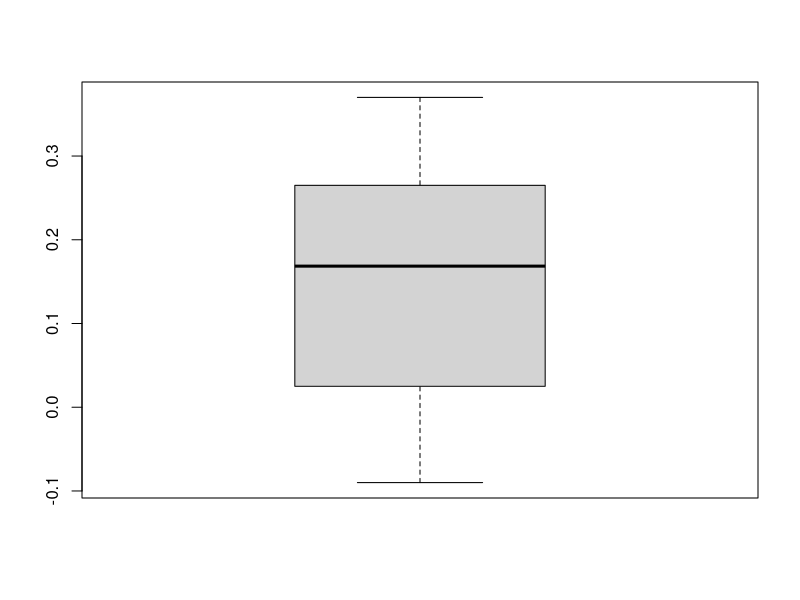
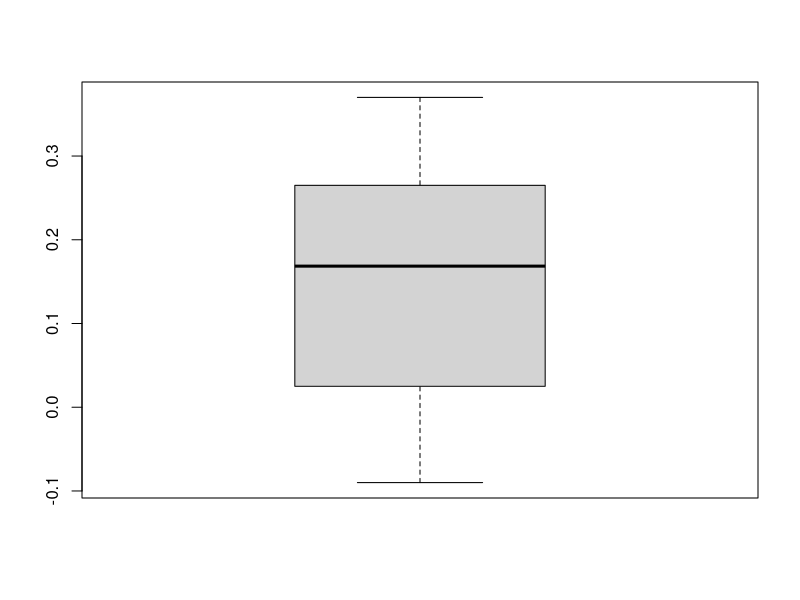
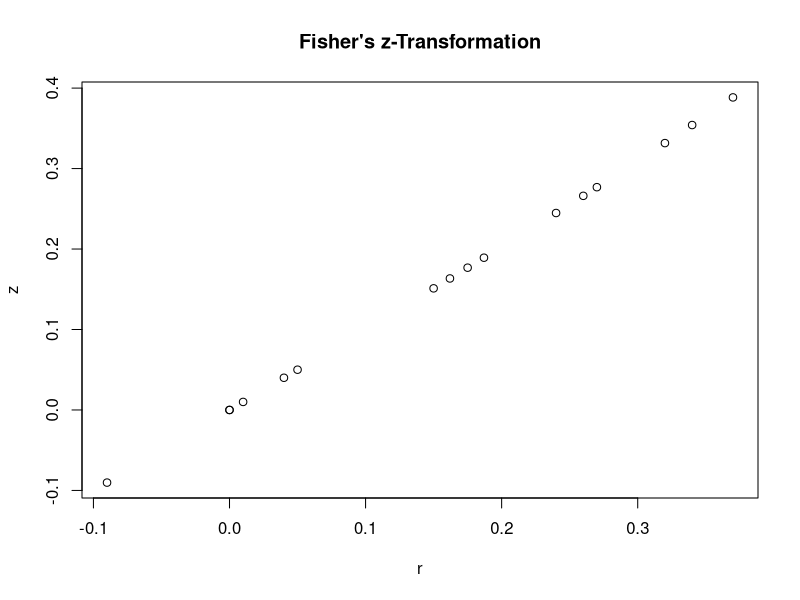
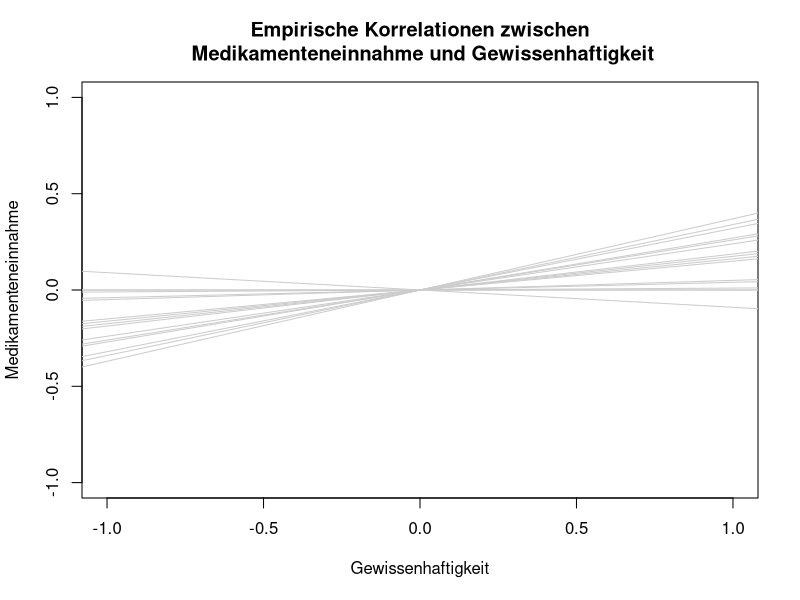
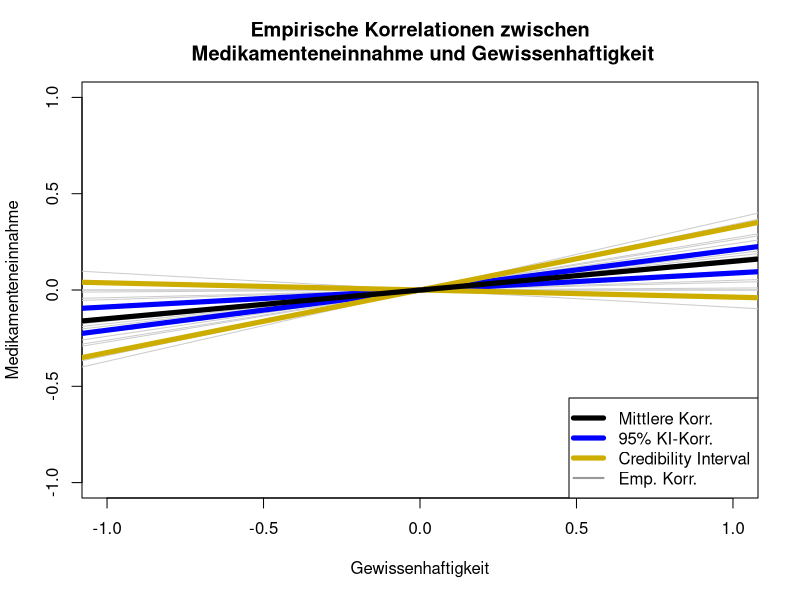
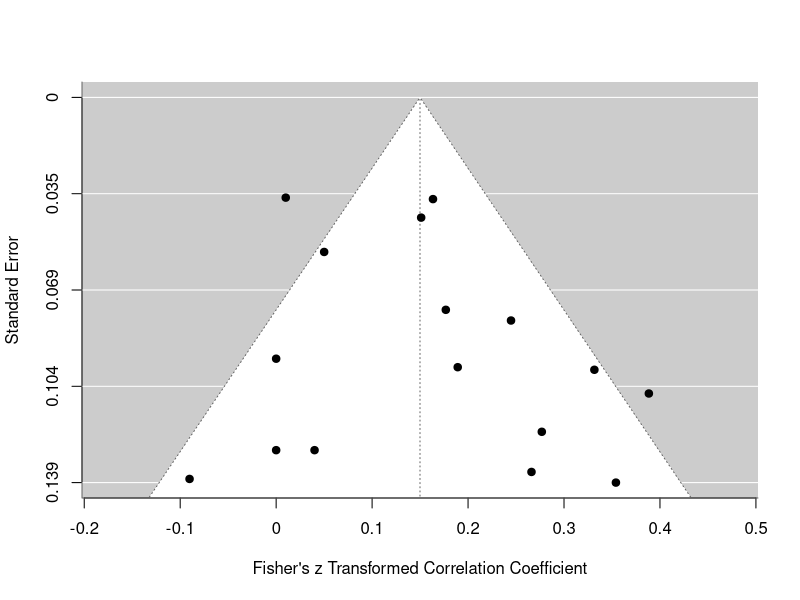
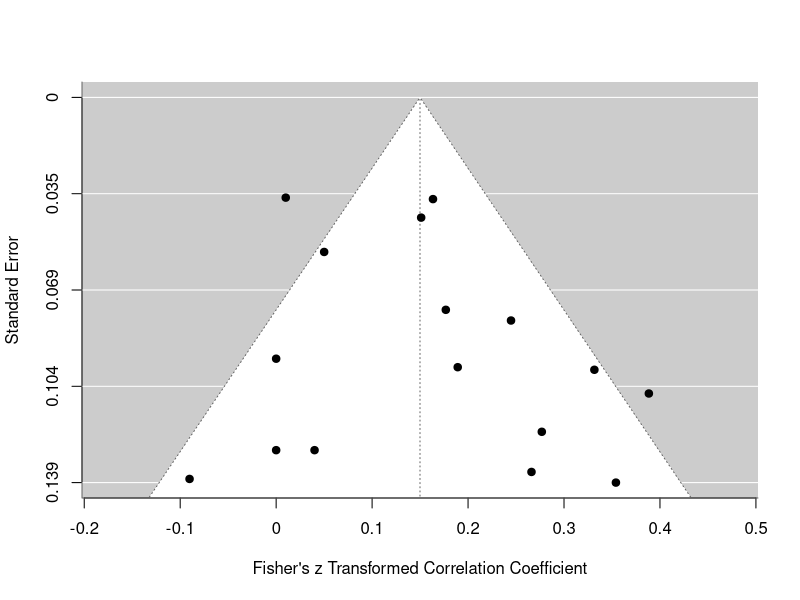
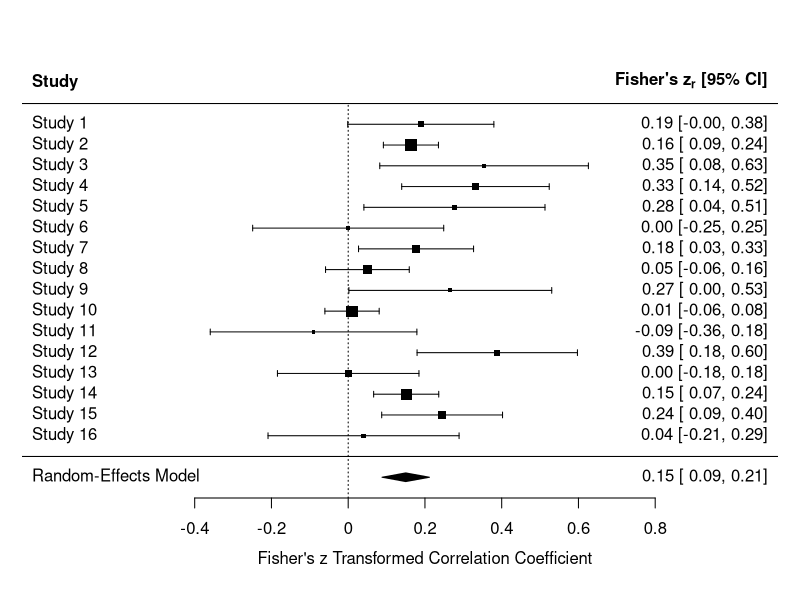

Here is the R script that generated these plots, in order:
library(metafor)

head(dat.molloy2014)



summary(dat.molloy2014$ri)

boxplot(dat.molloy2014$ri)

boxplot_cors <- boxplot(dat.molloy2014$ri)

quantile(dat.molloy2014$ri, probs = c(0.1, 0.9))



data_transformed <- escalc(measure="ZCOR", ri=ri, ni=ni,
                           data=dat.molloy2014, 
                           var.names = c("z_ri", "v_ri"))
head(data_transformed)

data_transformed_2 <- escalc(measure="ZCOR", ri=dat.molloy2014$ri,
                             ni=dat.molloy2014$ni, 
                             var.names = c("z_ri", "v_ri"))
head(data_transformed_2)

data_transformed$v_ri[1:4]
1/(dat.molloy2014$ni - 3)[1:4] 

plot(x = data_transformed$ri, y = data_transformed$z_ri, 
     xlab = "r", ylab = "z",
     main = "Fisher's z-Transformation")

REM <- rma(yi = z_ri, vi = v_ri, data=data_transformed)
summary(REM)

names(REM)

REM$b
REM$tau2

predict(REM, transf=transf.ztor)

pred_REM <- predict(REM, transf=transf.ztor)
names(pred_REM)
pred_REM$pred # retransformierter gepoolter Korrelationskoeffizient



df <- data.frame(r = c(0.3, 0.3, 0.5, 0.4), 
                 RelX = c(0.6, 0.8, 1, 1), 
                 RelY = c(0.5, 0.7, 0.8, 1), 
                 n = c(65, 65, 34, 46))
head(df)

df$r_correct <- df$r/sqrt(df$RelX*df$RelY)
head(df)

plot(NA, xlim = c(-1,1), ylim = c(-1,1), xlab = "Gewissenhaftigkeit", ylab = "Medikamenteneinnahme",
     main = "Empirische Korrelationen zwischen\n Medikamenteneinnahme und Gewissenhaftigkeit")
for(i in 1:length(dat.molloy2014$ri))
{
     abline(a = 0, b = dat.molloy2014$ri[i], col = "grey80")
}

plot(NA, xlim = c(-1,1), ylim = c(-1,1), xlab = "Gewissenhaftigkeit", ylab = "Medikamenteneinnahme",
     main = "Empirische Korrelationen zwischen\n Medikamenteneinnahme und Gewissenhaftigkeit")
for(i in 1:length(dat.molloy2014$ri))
{
     abline(a = 0, b = dat.molloy2014$ri[i], col = "grey80")
}
abline(a = 0, b = pred_REM$ci.lb, col = "blue", lwd = 5)
abline(a = 0, b = pred_REM$ci.ub, col = "blue", lwd = 5)
abline(a = 0, b = pred_REM$cr.lb, col = "gold3", lwd = 5)
abline(a = 0, b = pred_REM$cr.ub, col = "gold3", lwd = 5)
abline(a = 0, b = pred_REM$pred, col = "black", lwd = 5)
legend(x = "bottomright", col = c("black", "blue", "gold3", "grey60"), pch = NA, lwd = c(5,5,5,2),
       legend = c("Mittlere Korr.", "95% KI-Korr.", "Credibility Interval", "Emp. Korr."))

# funnel plot
funnel(REM)

trimfill(REM, estimator = "R0")

funnel(trimfill(REM, estimator = "R0"))

# forest plot
forest(REM)

# kumulativer Forest Plot
forest(cumul.rma.uni(REM))
